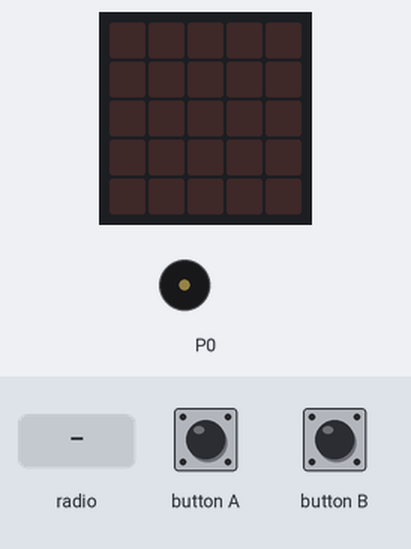
Simulated run of this program. Board: BBC micro:bit (MakeCode). Shown: the board's 5×5 LED display, buzzer (waves = sounding). Inputs (shaded band) come from the test bench.

Above: at 1.2 s.
1.3 s: radio message "0" arrives
At 1.56 s:
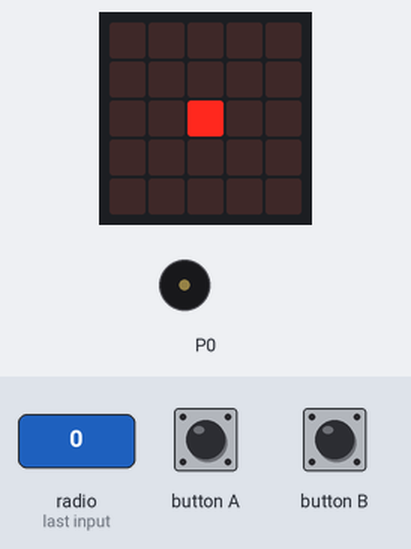
3.2 s: radio message "1" arrives
At 3.53 s:
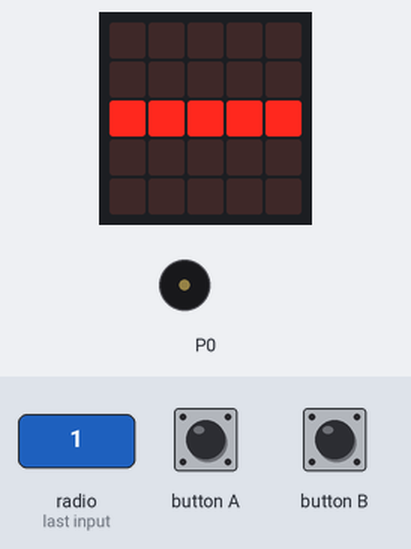
Timing chart, 0 to 6.2 s (numbered marks = the images above; inputs shaded):
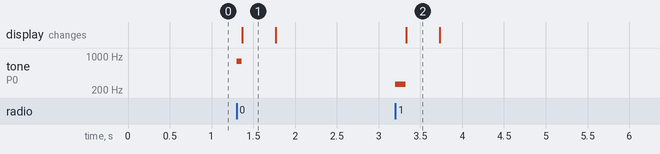

The program:

main.ts
```typescript
radio.onReceivedNumber(function (receivedNumber) {
    if (receivedNumber == 0) {
        music.play(music.tonePlayable(784, music.beat(BeatFraction.Eighth)), music.PlaybackMode.UntilDone)
        basic.showLeds(`
            . . . . .
            . . . . .
            . . # . .
            . . . . .
            . . . . .
            `)
    }
    if (receivedNumber == 1) {
        music.play(music.tonePlayable(262, music.beat(BeatFraction.Quarter)), music.PlaybackMode.UntilDone)
        basic.showLeds(`
            . . . . .
            . . . . .
            # # # # #
            . . . . .
            . . . . .
            `)
    }
    basic.clearScreen()
})
input.onButtonPressed(Button.A, function () {
    radio.sendNumber(0)
})
input.onButtonPressed(Button.B, function () {
    radio.sendNumber(1)
})
radio.setGroup(1)
```

test.ts
```typescript
// Hier kann man Tests durchführen; diese Datei wird nicht kompiliert, wenn dieses Paket als Erweiterung verwendet wird.
```

Measured:
- after the input at 1.3 s, tone on P0: silent → 784 Hz at once, → silent 0.06 s later; the display: changes after 0.07 s (image 1)
- after the input at 3.2 s, tone on P0: silent → 262 Hz at once, → silent 0.12 s later; the display: changes after 0.13 s (image 2)
- what the display in image 1 shows lasts 0.4 s, from 1.4 s to 1.8 s
